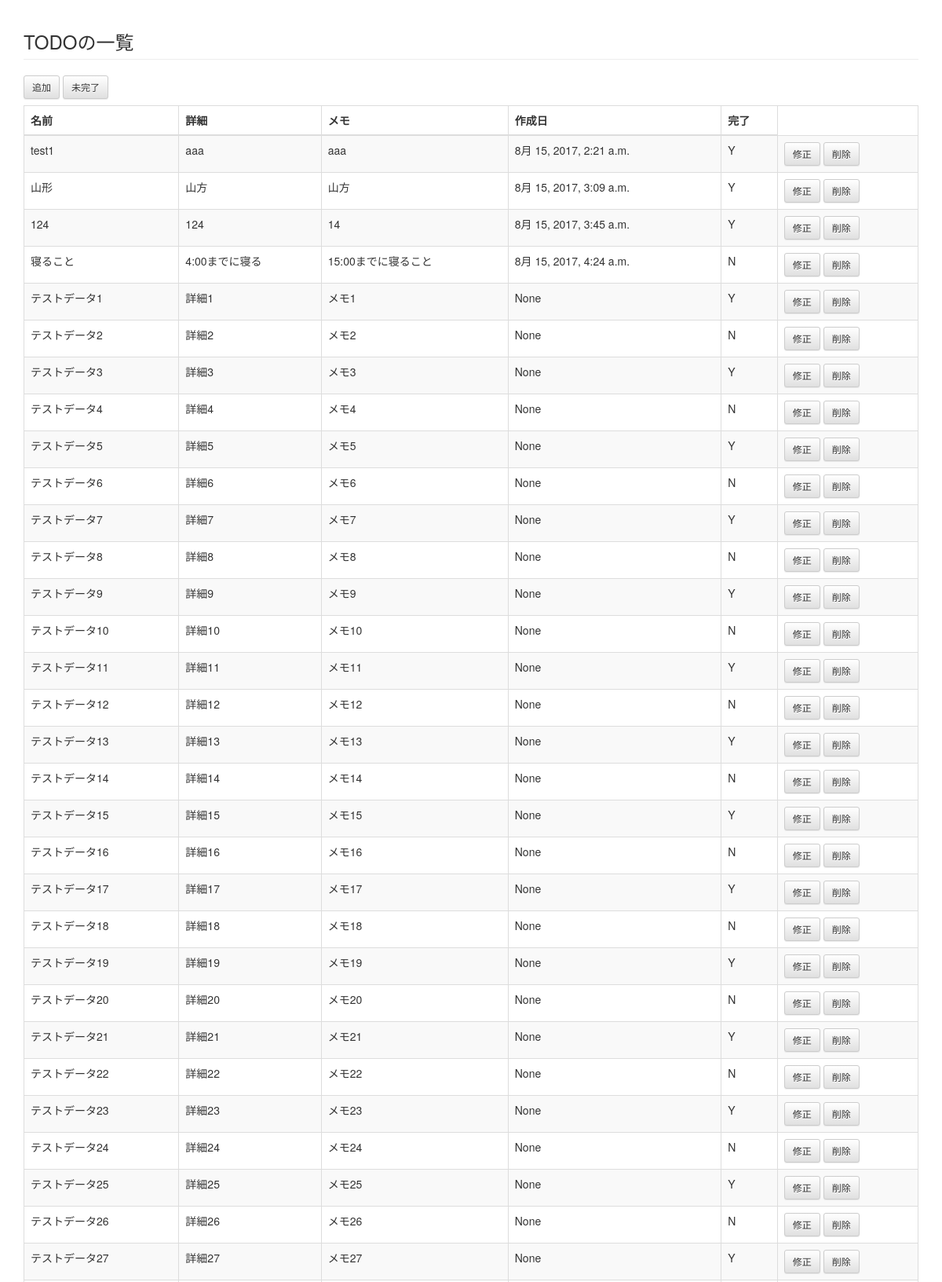
Page /todo/todo/ (upper part) on the committed database.
### todo/models.py (models this page shows, shortened)
class Todo(models.Model):
    name = models.CharField('name', max_length=255)
    detail = models.CharField('detail', max_length=255, blank=True)
    created_at = models.DateTimeField(auto_now_add = True, verbose_name= 'DATE',)
    memo = models.TextField(null=True)
    DONE = (
        ('Y', 'Yes'),
        ('N', 'No'),
    )
    dones = models.CharField(max_length=1, choices=DONE)

### todo/views.py (the view)
def todo_list(request):
    todos = Todo.objects.all().order_by('id')
    return render(request,
                  'todo/todo_list.html',     #
                  {'todos': todos})         #

### todo/templates/todo/todo_list.html (shortened to what this page needs)
{% extends "base.html" %}
{% block content %}
    <h3 class="page-header">TODOの一覧</h3>
    <a href="{% url 'todo:todo_add' %}" class="btn btn-default btn-sm">追加</a>
    <a href="{% url 'todo:todo_list_no' %}" class="btn btn-default btn-sm">未完了</a>
    <table class="table table-striped table-bordered">
      <thead>
        <tr>
          <th>名前</th>
          <th>詳細</th>
          <th>メモ</th>
          <th>作成日</th>
          <th>完了</th>
        </tr>
      </thead>
      <tbody>
        {% for todo in todos %}
        <tr>
          <td>{{ todo.name }}</td>
          <td>{{ todo.detail }}</td>
          <td>{{ todo.memo }}</td>
          <td>{{ todo.created_at }}</td>
          <td>{{ todo.dones }}</td>
          <td>
            <a href="{% url 'todo:todo_mod' todo_id=todo.id %}" class="btn btn-default btn-sm">修正</a>
            <a href="{% url 'todo:todo_del' todo_id=todo.id %}" class="btn btn-default btn-sm">削除</a>
          </td>
        </tr>
        {% endfor %}
      </tbody>
    </table>
{% endblock content %}

### todo/templates/base.html (shortened to what this page needs)
{% load staticfiles %}
<!DOCTYPE html>
<html lang="{{ LANGUAGE_CODE|default:"en-us" }}">
<head>
<link href="{% static 'css/bootstrap.min.css' %}" rel="stylesheet">
<link href="{% static 'css/bootstrap-theme.min.css' %}" rel="stylesheet">
</head>
<body>
  <div class="container">
    {% block content %}{% endblock %}
  </div>
</body>
</html>

### todo/templates/todo/todo_list.html (style rules this page uses)
table { margin-top: 8px; }

### rows in the picture
Todo: name "test1", detail "aaa", memo "aaa", created_at "8月 15, 2017, 2:21 a.m.", dones "Y"
Todo: name "山形", detail "山方", memo "山方", created_at "8月 15, 2017, 3:09 a.m.", dones "Y"
Todo: name "124", detail "124", memo "14", created_at "8月 15, 2017, 3:45 a.m.", dones "Y"
Todo: name "寝ること", detail "4:00までに寝る", memo "15:00までに寝ること", created_at "8月 15, 2017, 4:24 a.m.", dones "N"
Todo: name "テストデータ1", detail "詳細1", memo "メモ1", created_at "None", dones "Y"
Todo: name "テストデータ2", detail "詳細2", memo "メモ2", created_at "None", dones "N"
Todo: name "テストデータ3", detail "詳細3", memo "メモ3", created_at "None", dones "Y"
Todo: name "テストデータ4", detail "詳細4", memo "メモ4", created_at "None", dones "N"
Todo: name "テストデータ5", detail "詳細5", memo "メモ5", created_at "None", dones "Y"
Todo: name "テストデータ6", detail "詳細6", memo "メモ6", created_at "None", dones "N"
Todo: name "テストデータ7", detail "詳細7", memo "メモ7", created_at "None", dones "Y"
Todo: name "テストデータ8", detail "詳細8", memo "メモ8", created_at "None", dones "N"
Todo: name "テストデータ9", detail "詳細9", memo "メモ9", created_at "None", dones "Y"
Todo: name "テストデータ10", detail "詳細10", memo "メモ10", created_at "None", dones "N"
Todo: name "テストデータ11", detail "詳細11", memo "メモ11", created_at "None", dones "Y"
Todo: name "テストデータ12", detail "詳細12", memo "メモ12", created_at "None", dones "N"
Todo: name "テストデータ13", detail "詳細13", memo "メモ13", created_at "None", dones "Y"
Todo: name "テストデータ14", detail "詳細14", memo "メモ14", created_at "None", dones "N"
Todo: name "テストデータ15", detail "詳細15", memo "メモ15", created_at "None", dones "Y"
Todo: name "テストデータ16", detail "詳細16", memo "メモ16", created_at "None", dones "N"
Todo: name "テストデータ17", detail "詳細17", memo "メモ17", created_at "None", dones "Y"
Todo: name "テストデータ18", detail "詳細18", memo "メモ18", created_at "None", dones "N"
Todo: name "テストデータ19", detail "詳細19", memo "メモ19", created_at "None", dones "Y"
Todo: name "テストデータ20", detail "詳細20", memo "メモ20", created_at "None", dones "N"
Todo: name "テストデータ21", detail "詳細21", memo "メモ21", created_at "None", dones "Y"
Todo: name "テストデータ22", detail "詳細22", memo "メモ22", created_at "None", dones "N"
Todo: name "テストデータ23", detail "詳細23", memo "メモ23", created_at "None", dones "Y"
Todo: name "テストデータ24", detail "詳細24", memo "メモ24", created_at "None", dones "N"
Todo: name "テストデータ25", detail "詳細25", memo "メモ25", created_at "None", dones "Y"
Todo: name "テストデータ26", detail "詳細26", memo "メモ26", created_at "None", dones "N"
Todo: name "テストデータ27", detail "詳細27", memo "メモ27", created_at "None", dones "Y"
